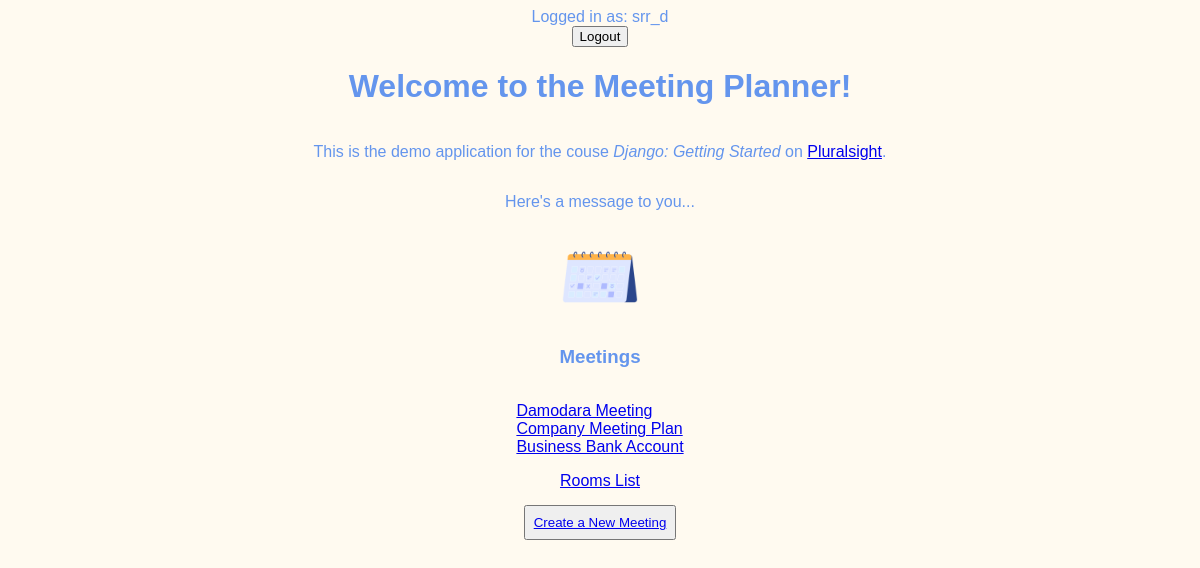
The app's page / (signed in) with its own data.
### meetings/models.py (models this page shows, shortened)
class Meeting(models.Model):
    title = models.CharField(max_length=200)
    date = models.DateField()
    start_time = models.TimeField(default=time(9))
    duration = models.IntegerField(default=1)
    room = models.ForeignKey(Room, on_delete=models.CASCADE) #Creates a ForeignKey relation from the Meeting class to the Room Class. This field will hold the ID of the room object that this meeting references. If this room is deleted, then all meetings for that room will also be deleted.
    participants = models.ManyToManyField(get_user_model())

### website/views.py (the view)
# urls.py: path('', welcome, name="welcome"),
def welcome(request):
    if request.user.is_authenticated:
        context = {"message": "Here's a message to you...",
                                                    "meetings": Meeting.objects.filter(participants__exact=request.user.id)}
    else:
        context = {}
    return render(request, "website/welcome.html", context)

### templates/website/welcome.html (shortened to what this page needs)
{% extends "base.html" %}
{% load static %}
{% block content %}
    <h1>Welcome to the Meeting Planner!</h1>
    <p>
        This is the demo application for the couse
        <em>Django: Getting Started</em>
        on <a target="_blank" href="https://www.pluralsight.com">
        Pluralsight</a>.
    </p>
    <p>
        {{message}}
    </p>
    <img src="{% static 'website/calendar.png' %}" width="100px" alt="Image of a Calendar">
    {% if not user.is_authenticated %}
    <h3>Login To View Your Meetings</h3>
    {% elif user.is_authenticated %}
    <h3>Meetings</h3>
    <ul>
        {% for meeting in meetings %}
        <li>
            <a href="{% url 'detail' meeting.id %}">{{ meeting.title }}</a>
        </li>
        {% endfor %}
    </ul>
    <a href="{% url 'rooms' %}">Rooms List</a>
    <button style="margin:15px; padding: 8px;"><a href="{% url 'new' %}">Create a New Meeting</a></button>
    {% endif %}
{% endblock %}

### templates/base.html (shortened to what this page needs)
{% load static %}
<!DOCTYPE html>
<html lang="en">
<head>
    <link rel="stylesheet" href="{% static 'website/style.css' %}">
</head>
<body>
    {% if user.is_authenticated %}
        Logged in as: {{ user.get_username }}
    <form method="post" action="{% url 'logout' %}" >
        <button type="submit">Logout</button>
    </form>
    {% else %}
    <a href="{% url 'login' %}">Login</a>
    {% endif %}
    {% block content %}
    {% endblock %}
</body>
</html>

### website/static/website/style.css (style rules this page uses)
body { font-family: sans-serif; color: cornflowerblue; background-color: floralwhite; display: flex; flex-direction: column; align-items: center; }
ul { list-style: none; padding: 0; }

### records on screen
Meeting: title "Damodara Meeting"
Meeting: title "Company Meeting Plan"
Meeting: title "Business Bank Account"

### other values on screen
{{ user.get_username }} "srr_d"
{{ message }} "Here's a message to you..."
